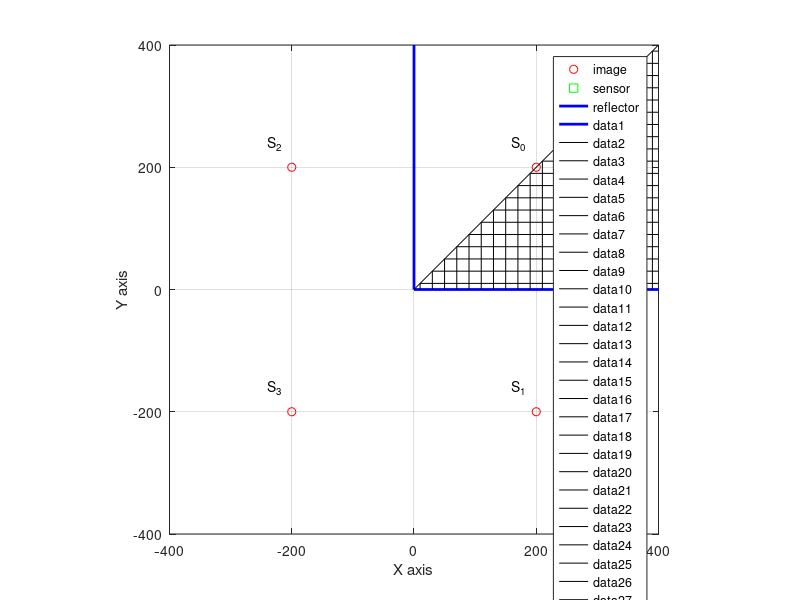

The MATLAB script that drew this image:
close all;
clear all;
S = [ 
        200 200;
        200 -200;
        -200 200;
        -200 -200
     ];
figure;
plot(S(:,1)+1i*S(:,2), 'ro' );
hold on;
plot(250 + 150i, 'gs');
line([0 0] ,[0 400], 'LineWidth', 2, 'color', 'blue');
legend('image','sensor','reflector');
line([0 400] ,[0 0], 'LineWidth', 2, 'color', 'blue');
axis([-400 400 -400 400]);
axis square;
grid on;
for i =1:4
    text(S(i,1)-40,S(i,2)+40,['S_' num2str(i-1)]);
end
line([0 400] ,[0 400],'LineStyle', '-', 'LineWidth', 0.2, 'color', 'black');
for i = 10 : 20: 390
    line([i 400] ,[i i],'LineStyle', '-', 'LineWidth', 0.2, 'color', 'black');
    line([i i] ,[0 i],'LineStyle', '-', 'LineWidth', 0.2, 'color', 'black');
end
set(gca,'xtick',[-400: 200 : 400]);
set(gca,'ytick',[-400: 200 : 400]);
xlabel('X axis');
ylabel('Y axis');
